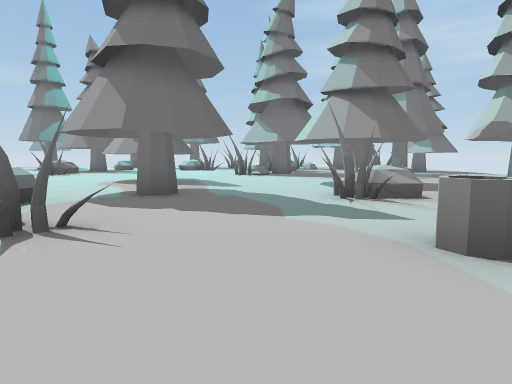
View 1 (above)

24 first-person views from a walk through a Unity game level. The camera is 1.3 m above the floor, tilts 6° down and sees 75° across. The floor is counted in squares, 2 m on a side. Each view is taken from the middle of a square. On the plan, view 1 faces up. The plan holds only what a view shows up to about 10 squares ahead; the rest is blank.

View 2
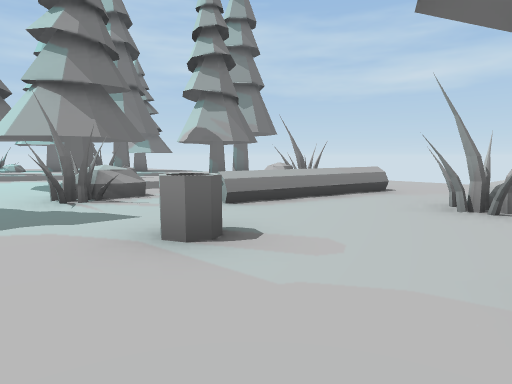

View 3
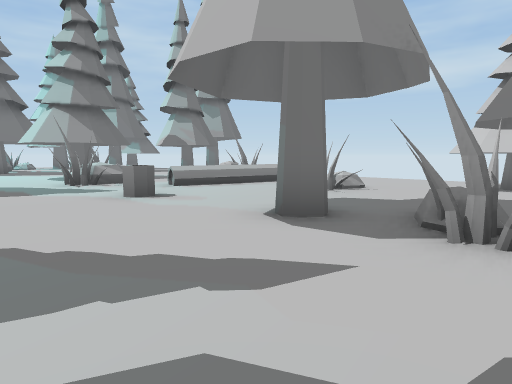

View 4
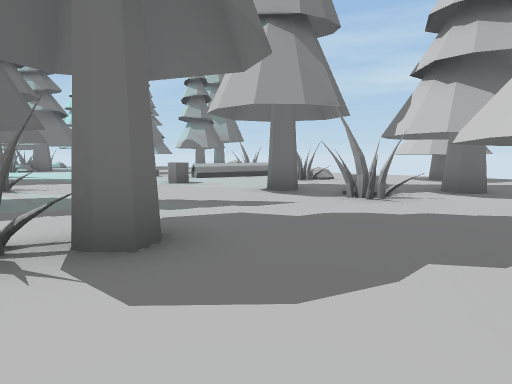

View 5
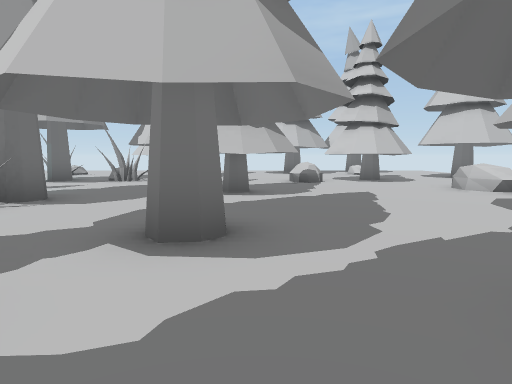

View 6
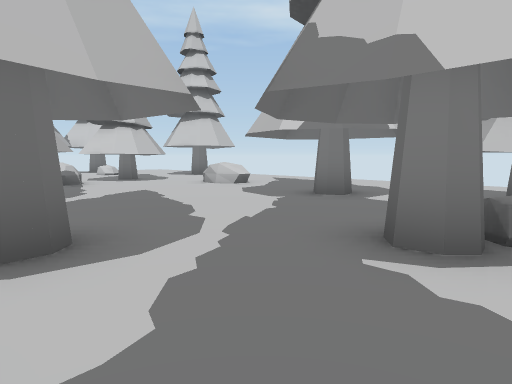

View 7
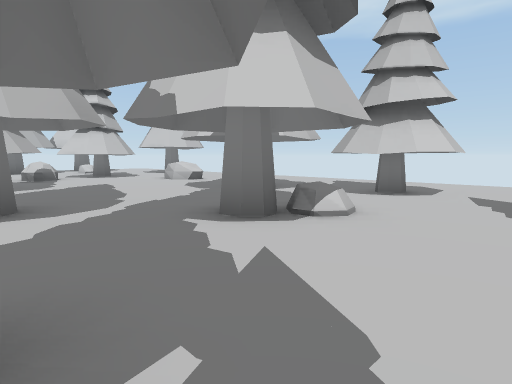

View 8
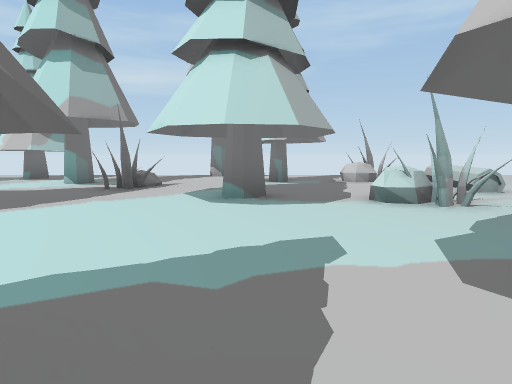

View 9
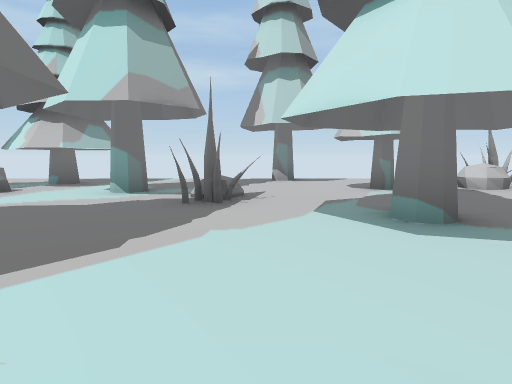

View 10
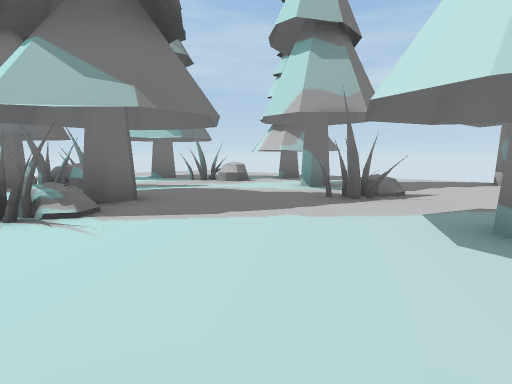

View 11
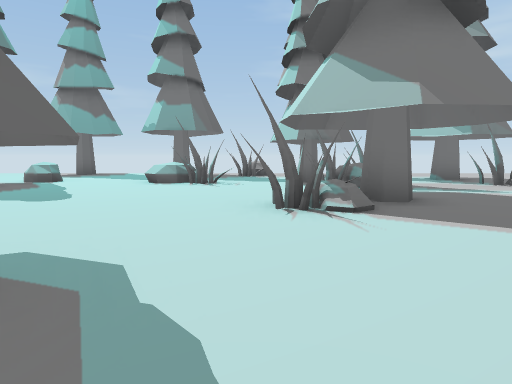

View 12
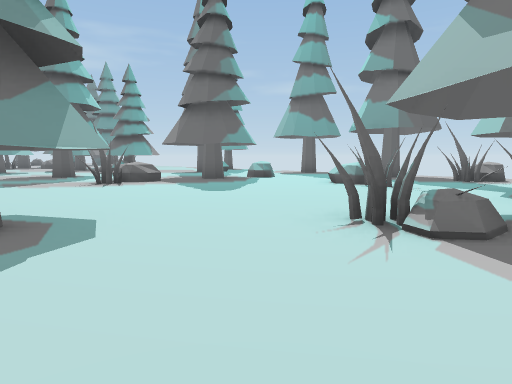

View 13
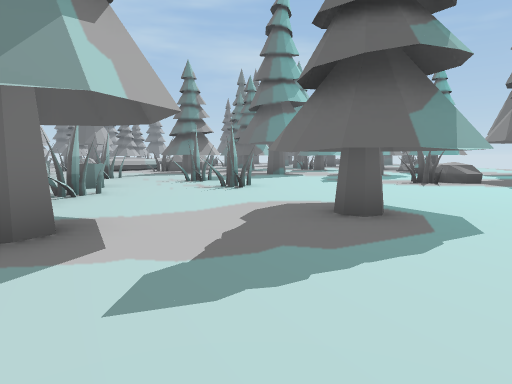

View 14
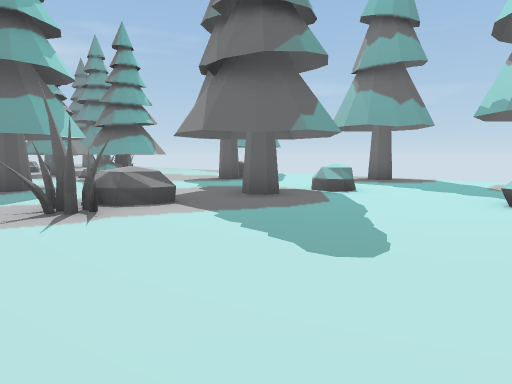

View 15
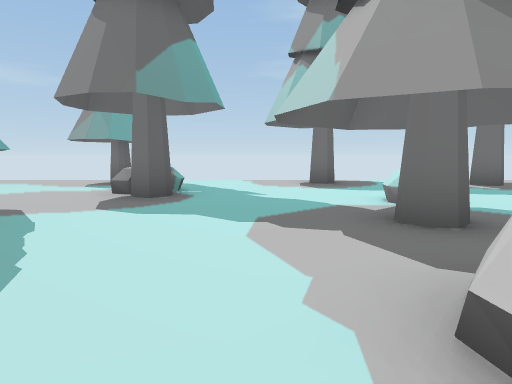

View 16
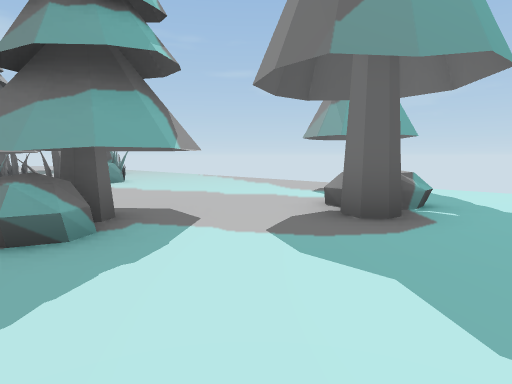

View 17
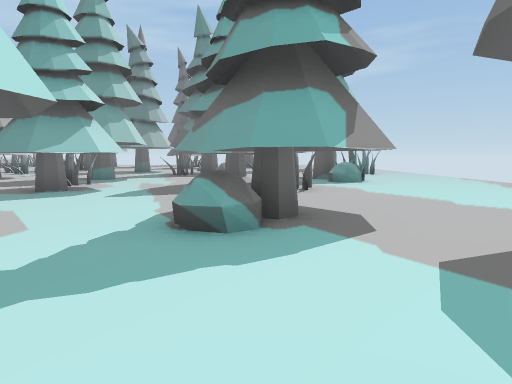

View 18
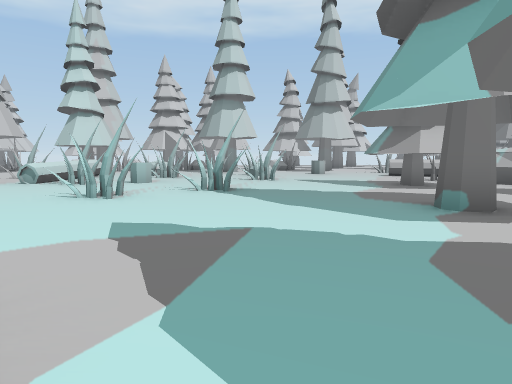

View 19
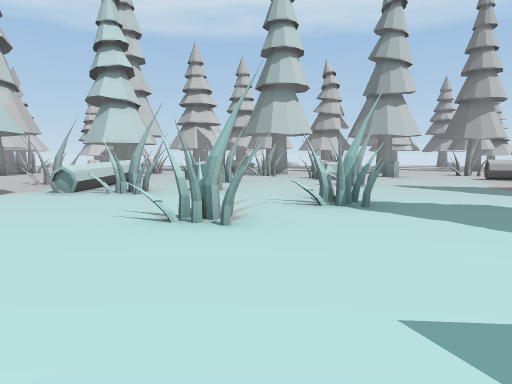

View 20
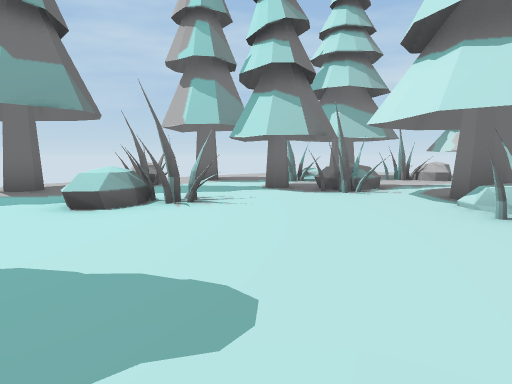

View 21
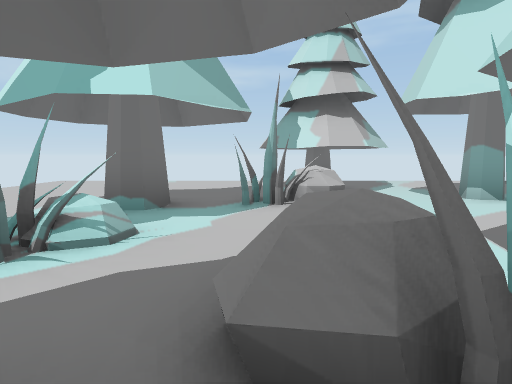

View 22
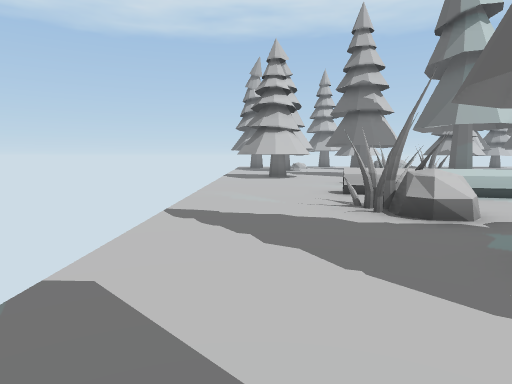

View 23
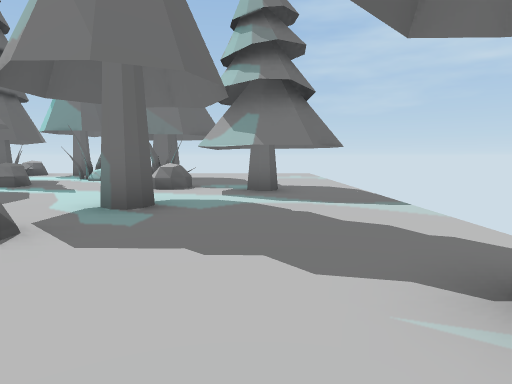

View 24
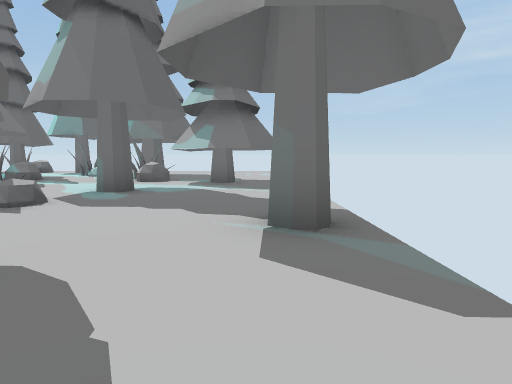

### Floor plan
Key: @ floor where view 1 was taken; # wall or solid block; x gap in a wall; . floor; = window, fence, low wall or low ledge; ^ raised ledge.
Columns run from 20 left of view 1 to 9 right of it. Each row starts with its distance up from view 1.
 21  ....... ....... ..       ....
 20  .......#....#..#.#=.#    ....
 19  .................##...    .
 18  #=......#............#.#. ...
 17  #=..........#...=..#.##.. ...
 16 #  .#..##........##..=..##....
 15 #  ##.###....#......###..^###.
 14    ##.................  ..###.
 13  ...........=......###. ......
 12  ...##...#..##.....## ........
 11  ..###.  ...............##....
 10  #. #    .......###.....#.....
  9   .     #.......###..........#
  8  #.       .............#......
  7       ..x...###...........#...
  6       .##...#.....#...=.......
  5      ####......##....#=...=#..
  4       #.......=.^^.....^^.#=..
  3        ...##.#...^#.....=^^...
  2       ^.......#..^....=.......
  1        ... =.. =. .......#....
  0                   ..@.........
 -1                  ..........##.
 -2                  #....##...#
 -3                 ..#...#.#..#
 -4                 ............
 -5            . ...#..##.
 -6            ........##...
 -7            ...........=.
 -8            ..##.......##
 -9            ...........##
-10             ....#.....##
-11             .##....==...
-12             .##......
-13             ......

Positions as (right, up) in squares from view 1, and headings:
1: (0, 0), facing up
2: (0, 0), facing up-right
3: (-1, -3), facing up-right
4: (-3, -5), facing up-right
5: (-7, -6), facing right
6: (-7, -5), facing down-right
7: (-9, -5), facing down-right
8: (-3, 8), facing right
9: (-1, 10), facing right
10: (-1, 8), facing up-right
11: (-1, 8), facing up
12: (1, 9), facing up-left
13: (1, 8), facing left
14: (-3, 11), facing up-left
15: (-9, 12), facing up
16: (-9, 14), facing up-left
17: (-9, 15), facing left
18: (-9, 13), facing down
19: (-7, 11), facing down
20: (-5, 12), facing up-right
21: (0, 16), facing right
22: (8, 9), facing down
23: (7, 8), facing up
24: (8, 6), facing up
